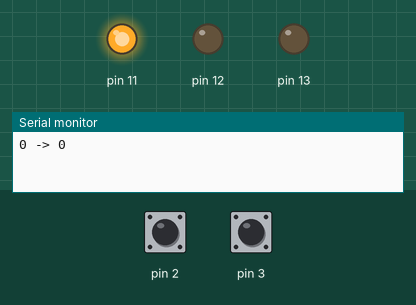
Recording of a sketch running on a simulated Arduino Uno, built with avr-gcc and run on an emulated ATmega328P. Parts: output pins drawn as LEDs (lit = HIGH), the last lines printed to the serial monitor. Dashed ring = blinking. The inputs (shaded band) are chosen by the test bench; at power-on: pin 3 HIGH, pin 2 HIGH.

Above: at 1.2 s.
1.3 s: pin 3 pulled LOW for 0.15 s
At 2.1 s:
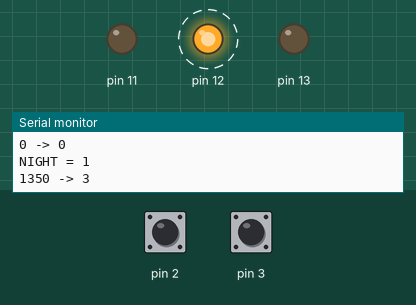
4.3 s: pin 3 pulled LOW for 1 s
At 5.3 s:
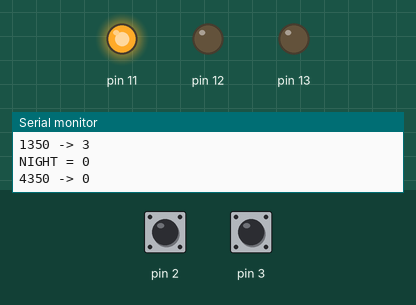
8.4 s: pin 3 pulled LOW for 3.2 s
At 8.8 s:
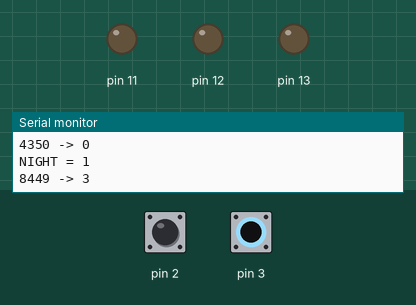
Timing chart, 0 to 14.1 s (numbered marks = the images above; inputs shaded):
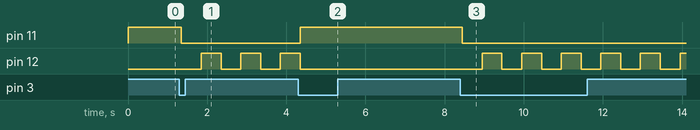

Measured:
- after the input at 1.3 s, pin 11: HIGH → LOW after 0.05 s; pin 12: alternates HIGH for 0.50 s and LOW for 0.50 s, starting after 0.55 s
- after the input at 4.3 s, pin 11: LOW → HIGH after 0.05 s; pin 12: goes on until 4.4 s, then stays LOW
- after the input at 8.4 s, pin 11: HIGH → LOW after 0.05 s; pin 12: alternates HIGH for 0.50 s and LOW for 0.50 s, starting after 0.55 s

The sketch:

_____-2.ino
```cpp
enum State { S_GREEN, S_YELLOW, S_RED, S_WARNING, NUM_S };
enum Event { E_NONE, E_TIMER, E_PED, E_NIGHT, NUM_E };

State st = S_GREEN;
unsigned long tStart = 0, dur = 0;
bool pedReq = false, night = false;
bool blinkOn = false;
unsigned long lastBlink = 0;

typedef void (*H)();
H table[NUM_S][NUM_E];

void setOut(State s) {
  digitalWrite(13, s == S_RED);
  digitalWrite(12, s == S_YELLOW);
  digitalWrite(11, s == S_GREEN);
}

void goTo(State s, unsigned long d) {
  st = s;
  tStart = millis();
  dur = d;
  setOut(s);

  if (s == S_WARNING) {
    blinkOn = false;
    lastBlink = millis();
  }

  Serial.print(millis());
  Serial.print(" -> ");
  Serial.println(s);
}

void hGreenT() {
  goTo(S_YELLOW, 3000);
}

void hYellowT() {
  if (pedReq) {
    pedReq = false;
    goTo(S_RED, 15000);
  } else {
    goTo(S_RED, 10000);
  }
}

void hRedT() {
  goTo(S_GREEN, 10000);
}

void hPed() {
  pedReq = true;
  Serial.println("PED REQ");
}

void hNight() {
  night = !night;
  Serial.print("NIGHT = ");
  Serial.println(night);

  if (night) {
    goTo(S_WARNING, 500);
  } else {
    goTo(S_GREEN, 10000);
  }
}

void setupTable() {
  for (int s = 0; s < NUM_S; s++) {
    for (int e = 0; e < NUM_E; e++) {
      table[s][e] = 0;
    }
  }

  table[S_GREEN][E_TIMER]  = hGreenT;
  table[S_GREEN][E_PED]    = hPed;
  table[S_YELLOW][E_TIMER] = hYellowT;
  table[S_RED][E_TIMER]    = hRedT;

  for (int s = 0; s < NUM_S; s++) {
    table[s][E_NIGHT] = hNight;
  }
}

Event pollEvent() {
  static bool btnStable = false, btnRaw = false;
  static unsigned long btnRawChange = 0;

  bool raw = !digitalRead(2);

  if (raw != btnRaw) {
    btnRaw = raw;
    btnRawChange = millis();
  }

  if (millis() - btnRawChange > 50 && btnRaw != btnStable) {
    btnStable = btnRaw;

    if (btnStable) {
      return E_PED;
    }
  }

  static bool nightStable = false, nightRaw = false;
  static unsigned long nightRawChange = 0;

  bool rawN = !digitalRead(3);

  if (rawN != nightRaw) {
    nightRaw = rawN;
    nightRawChange = millis();
  }

  if (millis() - nightRawChange > 50 && nightRaw != nightStable) {
    nightStable = nightRaw;

    if (nightStable) {
      return E_NIGHT;
    }
  }

  if (st != S_WARNING && millis() - tStart >= dur) {
    return E_TIMER;
  }

  return E_NONE;
}

void setup() {
  Serial.begin(9600);

  pinMode(13, OUTPUT);
  pinMode(12, OUTPUT);
  pinMode(11, OUTPUT);
  pinMode(2, INPUT_PULLUP);
  pinMode(3, INPUT_PULLUP);

  setupTable();
  goTo(S_GREEN, 10000);
}

void loop() {
  if (st == S_WARNING && millis() - lastBlink >= 500) {
    lastBlink = millis();
    blinkOn = !blinkOn;

    digitalWrite(13, 0);
    digitalWrite(12, blinkOn);
    digitalWrite(11, 0);
  }

  Event e = pollEvent();

  if (e != E_NONE && table[st][e]) {
    table[st][e]();
  }
}
```
